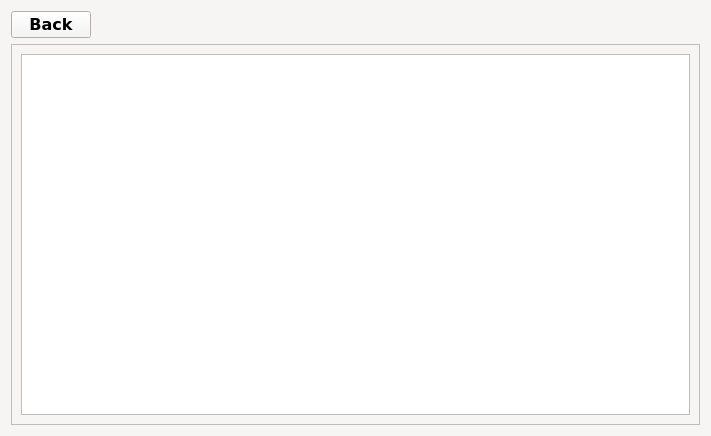
<?xml version="1.0" encoding="UTF-8"?>
<ui version="4.0">
 <class>ResultForm</class>
 <widget class="QWidget" name="ResultForm">
  <property name="windowModality">
   <enum>Qt::ApplicationModal</enum>
  </property>
  <property name="geometry">
   <rect>
    <x>0</x>
    <y>0</y>
    <width>711</width>
    <height>436</height>
   </rect>
  </property>
  <property name="palette">
   <palette>
    <active>
     <colorrole role="WindowText">
      <brush brushstyle="SolidPattern">
       <color alpha="255">
        <red>0</red>
        <green>0</green>
        <blue>0</blue>
       </color>
      </brush>
     </colorrole>
     <colorrole role="Button">
      <brush brushstyle="SolidPattern">
       <color alpha="255">
        <red>246</red>
        <green>245</green>
        <blue>244</blue>
       </color>
      </brush>
     </colorrole>
     <colorrole role="Light">
      <brush brushstyle="SolidPattern">
       <color alpha="255">
        <red>255</red>
        <green>255</green>
        <blue>255</blue>
       </color>
      </brush>
     </colorrole>
     <colorrole role="Midlight">
      <brush brushstyle="SolidPattern">
       <color alpha="255">
        <red>250</red>
        <green>250</green>
        <blue>249</blue>
       </color>
      </brush>
     </colorrole>
     <colorrole role="Dark">
      <brush brushstyle="SolidPattern">
       <color alpha="255">
        <red>123</red>
        <green>122</green>
        <blue>122</blue>
       </color>
      </brush>
     </colorrole>
     <colorrole role="Mid">
      <brush brushstyle="SolidPattern">
       <color alpha="255">
        <red>164</red>
        <green>163</green>
        <blue>163</blue>
       </color>
      </brush>
     </colorrole>
     <colorrole role="Text">
      <brush brushstyle="SolidPattern">
       <color alpha="255">
        <red>0</red>
        <green>0</green>
        <blue>0</blue>
       </color>
      </brush>
     </colorrole>
     <colorrole role="BrightText">
      <brush brushstyle="SolidPattern">
       <color alpha="255">
        <red>255</red>
        <green>255</green>
        <blue>255</blue>
       </color>
      </brush>
     </colorrole>
     <colorrole role="ButtonText">
      <brush brushstyle="SolidPattern">
       <color alpha="255">
        <red>0</red>
        <green>0</green>
        <blue>0</blue>
       </color>
      </brush>
     </colorrole>
     <colorrole role="Base">
      <brush brushstyle="SolidPattern">
       <color alpha="255">
        <red>255</red>
        <green>255</green>
        <blue>255</blue>
       </color>
      </brush>
     </colorrole>
     <colorrole role="Window">
      <brush brushstyle="SolidPattern">
       <color alpha="255">
        <red>246</red>
        <green>245</green>
        <blue>244</blue>
       </color>
      </brush>
     </colorrole>
     <colorrole role="Shadow">
      <brush brushstyle="SolidPattern">
       <color alpha="255">
        <red>0</red>
        <green>0</green>
        <blue>0</blue>
       </color>
      </brush>
     </colorrole>
     <colorrole role="AlternateBase">
      <brush brushstyle="SolidPattern">
       <color alpha="255">
        <red>250</red>
        <green>250</green>
        <blue>249</blue>
       </color>
      </brush>
     </colorrole>
     <colorrole role="ToolTipBase">
      <brush brushstyle="SolidPattern">
       <color alpha="255">
        <red>255</red>
        <green>255</green>
        <blue>220</blue>
       </color>
      </brush>
     </colorrole>
     <colorrole role="ToolTipText">
      <brush brushstyle="SolidPattern">
       <color alpha="255">
        <red>0</red>
        <green>0</green>
        <blue>0</blue>
       </color>
      </brush>
     </colorrole>
    </active>
    <inactive>
     <colorrole role="WindowText">
      <brush brushstyle="SolidPattern">
       <color alpha="255">
        <red>0</red>
        <green>0</green>
        <blue>0</blue>
       </color>
      </brush>
     </colorrole>
     <colorrole role="Button">
      <brush brushstyle="SolidPattern">
       <color alpha="255">
        <red>246</red>
        <green>245</green>
        <blue>244</blue>
       </color>
      </brush>
     </colorrole>
     <colorrole role="Light">
      <brush brushstyle="SolidPattern">
       <color alpha="255">
        <red>255</red>
        <green>255</green>
        <blue>255</blue>
       </color>
      </brush>
     </colorrole>
     <colorrole role="Midlight">
      <brush brushstyle="SolidPattern">
       <color alpha="255">
        <red>250</red>
        <green>250</green>
        <blue>249</blue>
       </color>
      </brush>
     </colorrole>
     <colorrole role="Dark">
      <brush brushstyle="SolidPattern">
       <color alpha="255">
        <red>123</red>
        <green>122</green>
        <blue>122</blue>
       </color>
      </brush>
     </colorrole>
     <colorrole role="Mid">
      <brush brushstyle="SolidPattern">
       <color alpha="255">
        <red>164</red>
        <green>163</green>
        <blue>163</blue>
       </color>
      </brush>
     </colorrole>
     <colorrole role="Text">
      <brush brushstyle="SolidPattern">
       <color alpha="255">
        <red>0</red>
        <green>0</green>
        <blue>0</blue>
       </color>
      </brush>
     </colorrole>
     <colorrole role="BrightText">
      <brush brushstyle="SolidPattern">
       <color alpha="255">
        <red>255</red>
        <green>255</green>
        <blue>255</blue>
       </color>
      </brush>
     </colorrole>
     <colorrole role="ButtonText">
      <brush brushstyle="SolidPattern">
       <color alpha="255">
        <red>0</red>
        <green>0</green>
        <blue>0</blue>
       </color>
      </brush>
     </colorrole>
     <colorrole role="Base">
      <brush brushstyle="SolidPattern">
       <color alpha="255">
        <red>255</red>
        <green>255</green>
        <blue>255</blue>
       </color>
      </brush>
     </colorrole>
     <colorrole role="Window">
      <brush brushstyle="SolidPattern">
       <color alpha="255">
        <red>246</red>
        <green>245</green>
        <blue>244</blue>
       </color>
      </brush>
     </colorrole>
     <colorrole role="Shadow">
      <brush brushstyle="SolidPattern">
       <color alpha="255">
        <red>0</red>
        <green>0</green>
        <blue>0</blue>
       </color>
      </brush>
     </colorrole>
     <colorrole role="AlternateBase">
      <brush brushstyle="SolidPattern">
       <color alpha="255">
        <red>250</red>
        <green>250</green>
        <blue>249</blue>
       </color>
      </brush>
     </colorrole>
     <colorrole role="ToolTipBase">
      <brush brushstyle="SolidPattern">
       <color alpha="255">
        <red>255</red>
        <green>255</green>
        <blue>220</blue>
       </color>
      </brush>
     </colorrole>
     <colorrole role="ToolTipText">
      <brush brushstyle="SolidPattern">
       <color alpha="255">
        <red>0</red>
        <green>0</green>
        <blue>0</blue>
       </color>
      </brush>
     </colorrole>
    </inactive>
    <disabled>
     <colorrole role="WindowText">
      <brush brushstyle="SolidPattern">
       <color alpha="255">
        <red>123</red>
        <green>122</green>
        <blue>122</blue>
       </color>
      </brush>
     </colorrole>
     <colorrole role="Button">
      <brush brushstyle="SolidPattern">
       <color alpha="255">
        <red>246</red>
        <green>245</green>
        <blue>244</blue>
       </color>
      </brush>
     </colorrole>
     <colorrole role="Light">
      <brush brushstyle="SolidPattern">
       <color alpha="255">
        <red>255</red>
        <green>255</green>
        <blue>255</blue>
       </color>
      </brush>
     </colorrole>
     <colorrole role="Midlight">
      <brush brushstyle="SolidPattern">
       <color alpha="255">
        <red>250</red>
        <green>250</green>
        <blue>249</blue>
       </color>
      </brush>
     </colorrole>
     <colorrole role="Dark">
      <brush brushstyle="SolidPattern">
       <color alpha="255">
        <red>123</red>
        <green>122</green>
        <blue>122</blue>
       </color>
      </brush>
     </colorrole>
     <colorrole role="Mid">
      <brush brushstyle="SolidPattern">
       <color alpha="255">
        <red>164</red>
        <green>163</green>
        <blue>163</blue>
       </color>
      </brush>
     </colorrole>
     <colorrole role="Text">
      <brush brushstyle="SolidPattern">
       <color alpha="255">
        <red>123</red>
        <green>122</green>
        <blue>122</blue>
       </color>
      </brush>
     </colorrole>
     <colorrole role="BrightText">
      <brush brushstyle="SolidPattern">
       <color alpha="255">
        <red>255</red>
        <green>255</green>
        <blue>255</blue>
       </color>
      </brush>
     </colorrole>
     <colorrole role="ButtonText">
      <brush brushstyle="SolidPattern">
       <color alpha="255">
        <red>123</red>
        <green>122</green>
        <blue>122</blue>
       </color>
      </brush>
     </colorrole>
     <colorrole role="Base">
      <brush brushstyle="SolidPattern">
       <color alpha="255">
        <red>246</red>
        <green>245</green>
        <blue>244</blue>
       </color>
      </brush>
     </colorrole>
     <colorrole role="Window">
      <brush brushstyle="SolidPattern">
       <color alpha="255">
        <red>246</red>
        <green>245</green>
        <blue>244</blue>
       </color>
      </brush>
     </colorrole>
     <colorrole role="Shadow">
      <brush brushstyle="SolidPattern">
       <color alpha="255">
        <red>0</red>
        <green>0</green>
        <blue>0</blue>
       </color>
      </brush>
     </colorrole>
     <colorrole role="AlternateBase">
      <brush brushstyle="SolidPattern">
       <color alpha="255">
        <red>246</red>
        <green>245</green>
        <blue>244</blue>
       </color>
      </brush>
     </colorrole>
     <colorrole role="ToolTipBase">
      <brush brushstyle="SolidPattern">
       <color alpha="255">
        <red>255</red>
        <green>255</green>
        <blue>220</blue>
       </color>
      </brush>
     </colorrole>
     <colorrole role="ToolTipText">
      <brush brushstyle="SolidPattern">
       <color alpha="255">
        <red>0</red>
        <green>0</green>
        <blue>0</blue>
       </color>
      </brush>
     </colorrole>
    </disabled>
   </palette>
  </property>
  <property name="windowTitle">
   <string>Bionic - result</string>
  </property>
  <property name="windowIcon">
   <iconset resource="../../res.qrc">
    <normaloff>:/img/img/b_logo.png</normaloff>:/img/img/b_logo.png</iconset>
  </property>
  <property name="styleSheet">
   <string notr="true"/>
  </property>
  <layout class="QVBoxLayout" name="verticalLayout">
   <item>
    <layout class="QHBoxLayout" name="horizontalLayout">
     <item>
      <widget class="QPushButton" name="back_button">
       <property name="font">
        <font>
         <family>DejaVu Sans</family>
         <pointsize>12</pointsize>
         <weight>75</weight>
         <bold>true</bold>
        </font>
       </property>
       <property name="cursor">
        <cursorShape>PointingHandCursor</cursorShape>
       </property>
       <property name="styleSheet">
        <string notr="true"/>
       </property>
       <property name="text">
        <string>Back</string>
       </property>
      </widget>
     </item>
     <item>
      <spacer name="horizontalSpacer">
       <property name="orientation">
        <enum>Qt::Horizontal</enum>
       </property>
       <property name="sizeHint" stdset="0">
        <size>
         <width>40</width>
         <height>20</height>
        </size>
       </property>
      </spacer>
     </item>
    </layout>
   </item>
   <item>
    <widget class="QScrollArea" name="scrollArea">
     <property name="widgetResizable">
      <bool>true</bool>
     </property>
     <widget class="QWidget" name="scrollAreaWidgetContents">
      <property name="geometry">
       <rect>
        <x>0</x>
        <y>0</y>
        <width>691</width>
        <height>381</height>
       </rect>
      </property>
      <layout class="QVBoxLayout" name="verticalLayout_2">
       <item>
        <widget class="QTextBrowser" name="res_text">
         <property name="verticalScrollBarPolicy">
          <enum>Qt::ScrollBarAsNeeded</enum>
         </property>
         <property name="horizontalScrollBarPolicy">
          <enum>Qt::ScrollBarAsNeeded</enum>
         </property>
        </widget>
       </item>
      </layout>
     </widget>
    </widget>
   </item>
  </layout>
 </widget>
 <resources>
  <include location="../../res.qrc"/>
 </resources>
 <connections/>
</ui>
